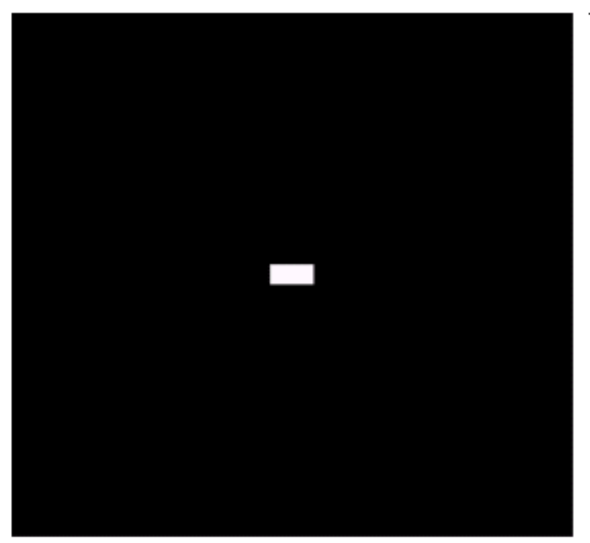
#> input picture 8thSemester/DIP/img.png, 590 x 543 px
$ python dft.py
#> lines starting #> are read from the running program, lines starting #| are printed output that depends on the picture
import numpy as np
import cv2
import matplotlib.pyplot as plt

# Load the image in grayscale
image = cv2.imread('img.png', cv2.IMREAD_GRAYSCALE)
#> image: shape (543, 590); min 0, max 255, mean 21.6

# Perform DFT (Discrete Fourier Transform)
dft = np.fft.fft2(image)

# Shift the zero-frequency component to the center of the spectrum
#dft_shift = np.fft.fftshift(dft)

# Calculate magnitude spectrum (log scale for better visibility)
magnitude_spectrum = np.log(np.abs(dft) + 1)
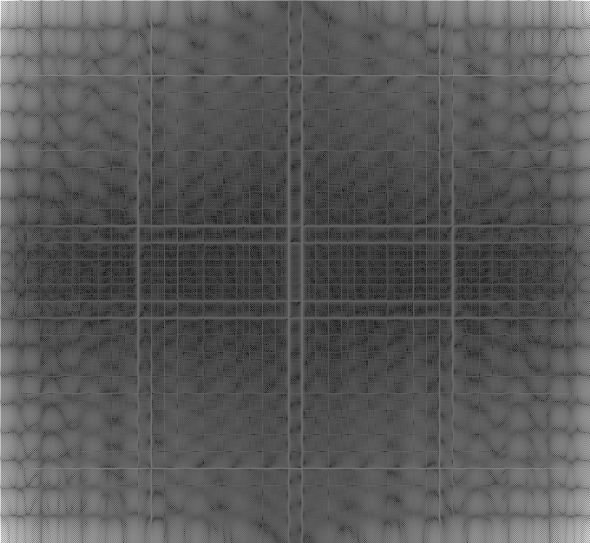
#> magnitude_spectrum: shape (543, 590) float64; min 0.074, max 15.75, mean 5.52; drawn with min black and max white

# Plot the magnitude spectrum
plt.imshow(magnitude_spectrum, cmap='gray')
plt.title("Magnitude Spectrum")
plt.show()
